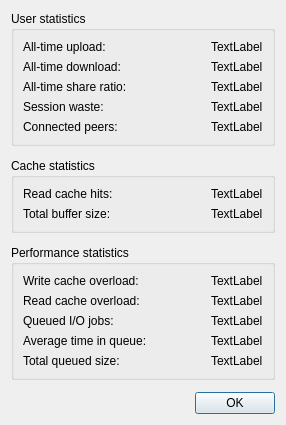
<?xml version="1.0" encoding="UTF-8"?>
<ui version="4.0">
 <class>StatsDialog</class>
 <widget class="QDialog" name="StatsDialog">
  <property name="geometry">
   <rect>
    <x>0</x>
    <y>0</y>
    <width>286</width>
    <height>401</height>
   </rect>
  </property>
  <property name="windowTitle">
   <string>Statistics</string>
  </property>
  <layout class="QVBoxLayout" name="verticalLayout">
   <property name="spacing">
    <number>12</number>
   </property>
   <item>
    <widget class="QGroupBox" name="groupUser">
     <property name="title">
      <string>User statistics</string>
     </property>
     <layout class="QGridLayout" name="gridLayout_2">
      <item row="0" column="0">
       <widget class="QLabel" name="labelAlltimeULText">
        <property name="text">
         <string>All-time upload:</string>
        </property>
       </widget>
      </item>
      <item row="0" column="1" alignment="Qt::AlignmentFlag::AlignRight">
       <widget class="QLabel" name="labelAlltimeUL">
        <property name="text">
         <string notr="true">TextLabel</string>
        </property>
       </widget>
      </item>
      <item row="1" column="0">
       <widget class="QLabel" name="labelAlltimeDLText">
        <property name="text">
         <string>All-time download:</string>
        </property>
       </widget>
      </item>
      <item row="1" column="1" alignment="Qt::AlignmentFlag::AlignRight">
       <widget class="QLabel" name="labelAlltimeDL">
        <property name="text">
         <string notr="true">TextLabel</string>
        </property>
       </widget>
      </item>
      <item row="2" column="0">
       <widget class="QLabel" name="labelGlobalRatioText">
        <property name="text">
         <string>All-time share ratio:</string>
        </property>
       </widget>
      </item>
      <item row="2" column="1" alignment="Qt::AlignmentFlag::AlignRight">
       <widget class="QLabel" name="labelGlobalRatio">
        <property name="text">
         <string notr="true">TextLabel</string>
        </property>
       </widget>
      </item>
      <item row="3" column="0">
       <widget class="QLabel" name="labelWasteText">
        <property name="text">
         <string>Session waste:</string>
        </property>
       </widget>
      </item>
      <item row="3" column="1" alignment="Qt::AlignmentFlag::AlignRight">
       <widget class="QLabel" name="labelWaste">
        <property name="text">
         <string notr="true">TextLabel</string>
        </property>
       </widget>
      </item>
      <item row="4" column="0">
       <widget class="QLabel" name="labelPeersText">
        <property name="text">
         <string>Connected peers:</string>
        </property>
       </widget>
      </item>
      <item row="4" column="1" alignment="Qt::AlignmentFlag::AlignRight">
       <widget class="QLabel" name="labelPeers">
        <property name="text">
         <string notr="true">TextLabel</string>
        </property>
       </widget>
      </item>
     </layout>
    </widget>
   </item>
   <item>
    <widget class="QGroupBox" name="groupCache">
     <property name="title">
      <string>Cache statistics</string>
     </property>
     <layout class="QGridLayout" name="gridLayout">
      <item row="0" column="0">
       <widget class="QLabel" name="labelCacheHitsText">
        <property name="text">
         <string>Read cache hits:</string>
        </property>
       </widget>
      </item>
      <item row="0" column="1" alignment="Qt::AlignmentFlag::AlignRight">
       <widget class="QLabel" name="labelCacheHits">
        <property name="text">
         <string notr="true">TextLabel</string>
        </property>
       </widget>
      </item>
      <item row="1" column="0">
       <widget class="QLabel" name="labelTotalBufText">
        <property name="text">
         <string>Total buffer size:</string>
        </property>
       </widget>
      </item>
      <item row="1" column="1" alignment="Qt::AlignmentFlag::AlignRight">
       <widget class="QLabel" name="labelTotalBuf">
        <property name="text">
         <string notr="true">TextLabel</string>
        </property>
       </widget>
      </item>
     </layout>
    </widget>
   </item>
   <item>
    <widget class="QGroupBox" name="groupPerf">
     <property name="title">
      <string>Performance statistics</string>
     </property>
     <layout class="QGridLayout" name="gridLayout_3">
      <item row="0" column="0">
       <widget class="QLabel" name="labelWriteStarveText">
        <property name="text">
         <string>Write cache overload:</string>
        </property>
       </widget>
      </item>
      <item row="0" column="1" alignment="Qt::AlignmentFlag::AlignRight">
       <widget class="QLabel" name="labelWriteStarve">
        <property name="text">
         <string notr="true">TextLabel</string>
        </property>
       </widget>
      </item>
      <item row="1" column="0">
       <widget class="QLabel" name="labelReadStarveText">
        <property name="text">
         <string>Read cache overload:</string>
        </property>
       </widget>
      </item>
      <item row="1" column="1" alignment="Qt::AlignmentFlag::AlignRight">
       <widget class="QLabel" name="labelReadStarve">
        <property name="text">
         <string notr="true">TextLabel</string>
        </property>
       </widget>
      </item>
      <item row="2" column="0">
       <widget class="QLabel" name="labelQueuedJobsText">
        <property name="text">
         <string>Queued I/O jobs:</string>
        </property>
       </widget>
      </item>
      <item row="2" column="1" alignment="Qt::AlignmentFlag::AlignRight">
       <widget class="QLabel" name="labelQueuedJobs">
        <property name="text">
         <string notr="true">TextLabel</string>
        </property>
       </widget>
      </item>
      <item row="3" column="0">
       <widget class="QLabel" name="labelJobsTimeText">
        <property name="text">
         <string>Average time in queue:</string>
        </property>
       </widget>
      </item>
      <item row="3" column="1" alignment="Qt::AlignmentFlag::AlignRight">
       <widget class="QLabel" name="labelJobsTime">
        <property name="text">
         <string notr="true">TextLabel</string>
        </property>
       </widget>
      </item>
      <item row="4" column="0">
       <widget class="QLabel" name="labelQueuedBytesText">
        <property name="text">
         <string>Total queued size:</string>
        </property>
       </widget>
      </item>
      <item row="4" column="1" alignment="Qt::AlignmentFlag::AlignRight">
       <widget class="QLabel" name="labelQueuedBytes">
        <property name="text">
         <string notr="true">TextLabel</string>
        </property>
       </widget>
      </item>
     </layout>
    </widget>
   </item>
   <item>
    <spacer name="verticalSpacer">
     <property name="orientation">
      <enum>Qt::Orientation::Vertical</enum>
     </property>
     <property name="sizeHint" stdset="0">
      <size>
       <width>20</width>
       <height>40</height>
      </size>
     </property>
    </spacer>
   </item>
   <item>
    <widget class="QDialogButtonBox" name="buttonBox">
     <property name="standardButtons">
      <set>QDialogButtonBox::StandardButton::Ok</set>
     </property>
    </widget>
   </item>
  </layout>
 </widget>
 <resources/>
 <connections/>
</ui>
